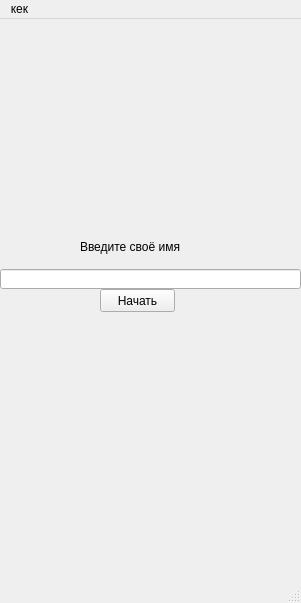
<?xml version="1.0" encoding="UTF-8"?>
<ui version="4.0">
 <class>MainWindow</class>
 <widget class="QMainWindow" name="MainWindow">
  <property name="geometry">
   <rect>
    <x>0</x>
    <y>0</y>
    <width>301</width>
    <height>603</height>
   </rect>
  </property>
  <property name="windowTitle">
   <string>MainWindow</string>
  </property>
  <widget class="QWidget" name="centralwidget">
   <widget class="QLineEdit" name="lineEdit">
    <property name="geometry">
     <rect>
      <x>0</x>
      <y>250</y>
      <width>301</width>
      <height>20</height>
     </rect>
    </property>
   </widget>
   <widget class="QLabel" name="label">
    <property name="geometry">
     <rect>
      <x>80</x>
      <y>220</y>
      <width>141</width>
      <height>16</height>
     </rect>
    </property>
    <property name="text">
     <string>Введите своё имя</string>
    </property>
   </widget>
   <widget class="QPushButton" name="pushButton">
    <property name="geometry">
     <rect>
      <x>100</x>
      <y>270</y>
      <width>75</width>
      <height>23</height>
     </rect>
    </property>
    <property name="text">
     <string>Начать</string>
    </property>
   </widget>
  </widget>
  <widget class="QMenuBar" name="menubar">
   <property name="geometry">
    <rect>
     <x>0</x>
     <y>0</y>
     <width>301</width>
     <height>21</height>
    </rect>
   </property>
   <widget class="QMenu" name="menu">
    <property name="title">
     <string>кек</string>
    </property>
    <widget class="QMenu" name="menu_2">
     <property name="title">
      <string>кек</string>
     </property>
     <widget class="QMenu" name="menu_3">
      <property name="title">
       <string>кек</string>
      </property>
      <addaction name="action_3"/>
     </widget>
     <addaction name="menu_3"/>
    </widget>
    <addaction name="menu_2"/>
   </widget>
   <addaction name="menu"/>
  </widget>
  <widget class="QStatusBar" name="statusbar"/>
  <action name="action_3">
   <property name="text">
    <string>кек</string>
   </property>
  </action>
 </widget>
 <resources/>
 <connections/>
</ui>
